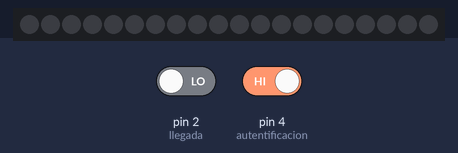
Recording of a sketch running on a simulated Arduino Uno, built with avr-gcc and run on an emulated ATmega328P. Shown: 20 RGB LEDs in strip order, left to right. The inputs (shaded band) are chosen by the test bench; at power-on: pin 2 (llegada) LOW, pin 4 (autentificacion) HIGH.

Above: at 1.2 s.
1.3 s: pin 2 (llegada) driven HIGH
At 2.5 s:
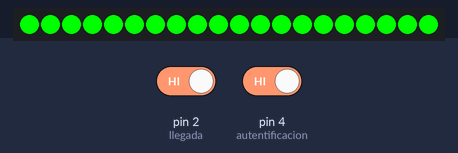
2.8 s: pin 4 (autentificacion) driven LOW
At 4.0 s:
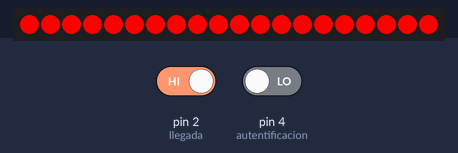
4.3 s: pin 4 (autentificacion) driven HIGH
At 5.2 s:
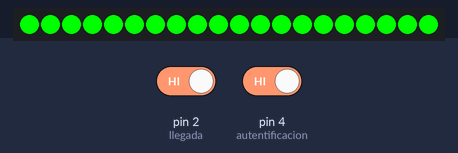
5.8 s: pin 2 (llegada) driven LOW
At 7.2 s:
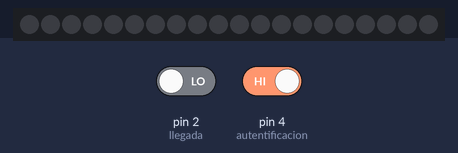
Timing chart, 0 to 8.3 s (numbered marks = the images above; inputs shaded):
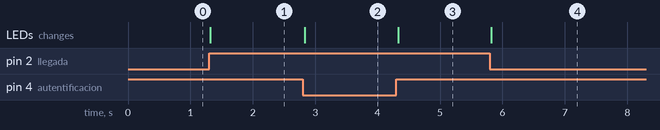

Measured:
- after the input at 1.3 s, the LEDs: change at once (image 1)
- after the input at 2.8 s, the LEDs: change at once (image 2)
- after the input at 4.3 s, the LEDs: change at once (image 3)
- after the input at 5.8 s, the LEDs: change at once (image 4)

The sketch:

powerful_kieran_jarv1.ino
```cpp
#include <Adafruit_NeoPixel.h>

#define PIN 12	 // input pin Neopixel is attached to

#define LEDS      20 // number of neopixels in Ring


Adafruit_NeoPixel pixels = Adafruit_NeoPixel(LEDS, PIN, NEO_GRB + NEO_KHZ800);

//int delayval = 100; // timing delay
//const int boton =8;
int llegada=2;
int autentificacion=4;
int Auto=0;
int Verificacion=0;
int tiempo=0;
//int redColor = 0;
//int greenColor = 0;
//int blueColor = 0;

void setup() {
  pixels.begin(); // Initializes the NeoPixel library.
//  Serial.begin(9600);
  //pinMode(boton, INPUT);
  pinMode(llegada, INPUT);
  pinMode(autentificacion, INPUT);
}

void loop() {
  //setColor();
  Auto=digitalRead(llegada);
  Verificacion=digitalRead(autentificacion);
  if (Auto>0){
    if (Verificacion==0 && tiempo<4){
    for(int i=0;i<LEDS;i++){
    pixels.setPixelColor(i, pixels.Color(255, 233,0));
    pixels.show();
	  }
    delay(5);
      for(int i=0;i<LEDS;i++){
    pixels.setPixelColor(i, pixels.Color(0,0,0));
    pixels.show();
	  }
    }
    else if(Verificacion>0 ){
     for(int i=0;i<LEDS;i++){
      pixels.setPixelColor(i, pixels.Color(0, 255,0));
      pixels.show();
     }}
    else if(Verificacion==0 && tiempo>3){
     for(int i=0;i<LEDS;i++){
      pixels.setPixelColor(i, pixels.Color(255, 0,0));
      pixels.show();
     }
    }
    tiempo+=1;
  }
  else {
    for(int i=0;i<LEDS;i++){
      pixels.setPixelColor(i, pixels.Color(0, 0,0));
      pixels.show();
     }
  }
}

//  if (Auto>0 && Verificacion==0){
  //for(int i=0;i<LEDS;i++){
    //pixels.setPixelColor(i, pixels.Color(255, 233,0));
    //pixels.show();
	  //}
    /*delay(0);
      for(int i=0;i<LEDS;i++){
    pixels.setPixelColor(i, pixels.Color(0,0,0));
    pixels.show();
	  }
  }
  else if (Auto>0 && Verificacion>0){
   for(int i=0;i<LEDS;i++){
    pixels.setPixelColor(i, pixels.Color(0, 255,0));
    pixels.show();
  }
}
}*/

// pixels.Color takes RGB values, from 0,0,0 up to 255,255,255
    //pixels.setPixelColor(i, pixels.Color(0, 255,0)); // Moderately bright green color.
    //pixels.show(); // This sends the updated pixel color to the hardware.

    //delay(delayval); // Delay for a period of time (in milliseconds).

    // Serial.println(i);

//    if (i == LEDS){
  //  	i = 0; // start all over again!
        //setColor();
  //}

  //else if (Auto==0){
  //for(int i=0;i<LEDS;i++){

    // pixels.Color takes RGB values, from 0,0,0 up to 255,255,255
    //pixels.setPixelColor(i, pixels.Color(255, 0,0)); // Moderately bright green color.

    //pixels.show(); // This sends the updated pixel color to the hardware.

  //}}
//}

// setColor()
// picks random values to set for RGB

//void setColor(){
  //redColor = random(0, 255);
  //greenColor = random(0,255);
  //blueColor = random(0, 255);
  //Serial.print("red: ");
  //Serial.println(redColor);
  //Serial.print("green: ");
  //Serial.println(greenColor);
  //Serial.print("blue: ");
  //Serial.println(blueColor);

//}
//println(blueColor);

//}
```
